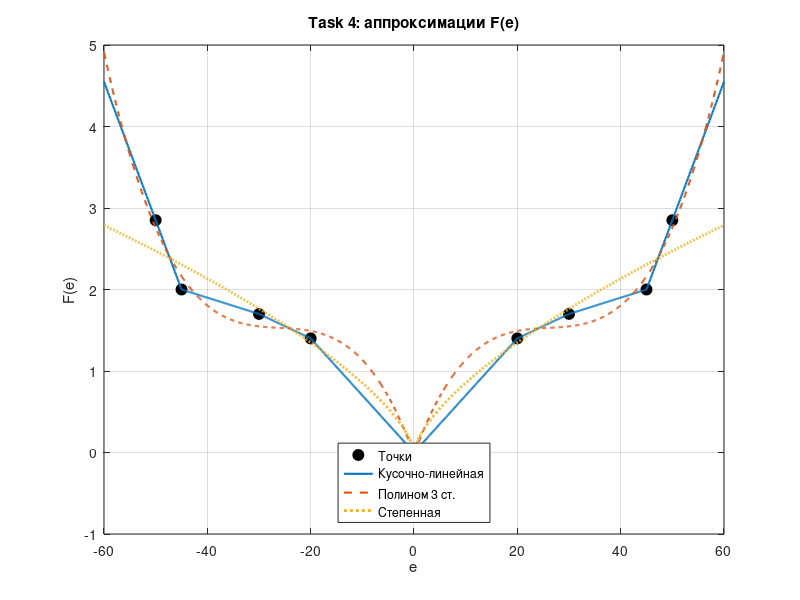

Recreate this plot in MATLAB.
% Task 4: аппроксимация нелинейной характеристики F(e)

clc; clear; close all;

% Точки
e_data = [-50 -45 -30 -20 0 20 30 45 50];
F_data = [2.85 2 1.7 1.4 0 1.4 1.7 2 2.85];

% (1) кусочно-линейная — через interp1
F_pwl = @(e) interp1(e_data, F_data, e, 'linear', 'extrap');

% (2) полином 3-й ст. по |e|
abs_e = abs(e_data);
p = polyfit(abs_e, F_data, 3);
F_poly = @(e) polyval(p, abs(e));
fprintf('Полином 3-й ст.: %+.4e|e|^3 %+.4e|e|^2 %+.4e|e| %+.4f\n', p(1),p(2),p(3),p(4));

% (3) степенная F = a·|e|^b
mask = abs_e > 0;
P = polyfit(log(abs_e(mask)), log(F_data(mask)), 1);
b = P(1); a = exp(P(2));
F_pow = @(e) a*abs(e).^b;
fprintf('Степенная: F = %.4f·|e|^%.4f\n', a, b);

% Построение
e_grid = linspace(-60, 60, 1201);
figure('Position',[100 100 900 500]);
plot(e_data, F_data, 'ko', 'MarkerSize',8, 'MarkerFaceColor','k'); hold on;
plot(e_grid, F_pwl(e_grid), 'LineWidth', 1.5);
plot(e_grid, F_poly(e_grid), '--', 'LineWidth', 1.5);
plot(e_grid, F_pow(e_grid), ':', 'LineWidth', 2);
grid on; xlabel('e'); ylabel('F(e)');
legend('Точки', 'Кусочно-линейная', 'Полином 3 ст.', 'Степенная','Location','south');
title('Task 4: аппроксимации F(e)');
saveas(gcf, 'task4_approx.png');

% Моделирование (Simulink): импорт W из Task 1, нелинейный блок (Lookup, MATLAB Fcn)
% Здесь — м-скрипт для генерации Lookup Table:
breakpoints = [-60 -55 e_data 55 60];   % с экстраполяцией
table_pwl = [interp1(e_data, F_data, [-60 -55], 'linear', 'extrap') ...
             F_data ...
             interp1(e_data, F_data, [55 60], 'linear', 'extrap')];
save('task4_lookup.mat', 'breakpoints', 'table_pwl', 'p', 'a', 'b');
disp('Данные для Simulink (Lookup) сохранены в task4_lookup.mat');
